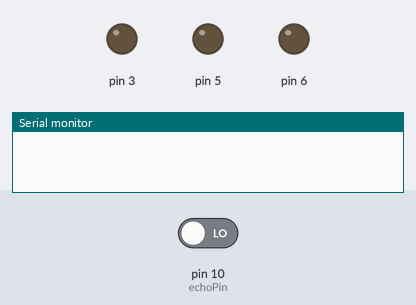
A sketch run on a simulated Arduino Uno, built with avr-gcc and run on an emulated ATmega328P. On the bench: output pins drawn as LEDs (lit = HIGH), the last lines printed to the serial monitor. Inputs (shaded band) come from the test bench; at power-on: pin 10 (echoPin) LOW.

Above: at 0.1 s.
At 1.1 s:
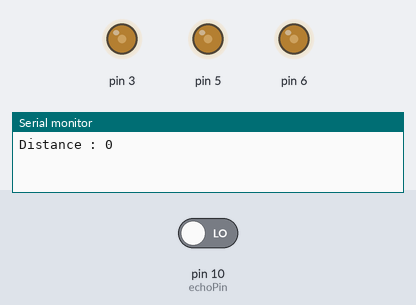
Timing chart, 0 to 2.6 s (numbered marks = the images above):
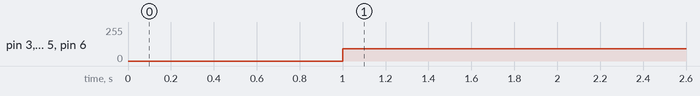

The sketch:

ArduinoPiano.ino
```cpp
int triggerPin = 11;
int echoPin = 10;

long duration, distance;

void setup() {
  // put your setup code here, to run once:
  Serial.begin(9600);

  //pin designations
  pinMode(echoPin, INPUT);
  pinMode(triggerPin, OUTPUT);

  pinMode(3, OUTPUT);
  pinMode(5, OUTPUT);
  pinMode(6, OUTPUT);


}

void loop() {
  // put your main code here, to run repeatedly:
  digitalWrite(triggerPin, LOW);
  delayMicroseconds(2);
  digitalWrite(triggerPin, LOW);
  delayMicroseconds(10);
  digitalWrite(triggerPin, LOW);

  //get travel time by playing and receiving sound
  duration = pulseIn(echoPin, HIGH);
  distance = MicrosecondsToCentimeters(duration);
  Serial.print("Distance : ");
  Serial.println(distance);
// at distances less than 20, 15 and 10cm, send 8.1 volts (91.5) to pins 3, 5 and 7 respectively to turn the LED lights on
  if(distance < 20){
    analogWrite(3, 91.5);
  } else {
    analogWrite(3,0);
  }
   if(distance < 15){
    //3 pin and 8.1v
    analogWrite(5, 91.5);
  } else {
    analogWrite(5,0);
  }
   if(distance < 10){
    //3 pin and 8.1v
    analogWrite(6, 91.5);
  } else {
    analogWrite(6,0);
  }

}

long MicrosecondsToCentimeters(long duration){
  //speed of sound is 0.0343 cm/ms)
  // divide by 2 to compensate for time taken to travel to and from destination
  long d = (duration / 2) * 0.0343;

  return d;
}
```

Measured:
- by itself, pin 3, pin 5, pin 6: 0/255 → 91/255 at 1.0 s
